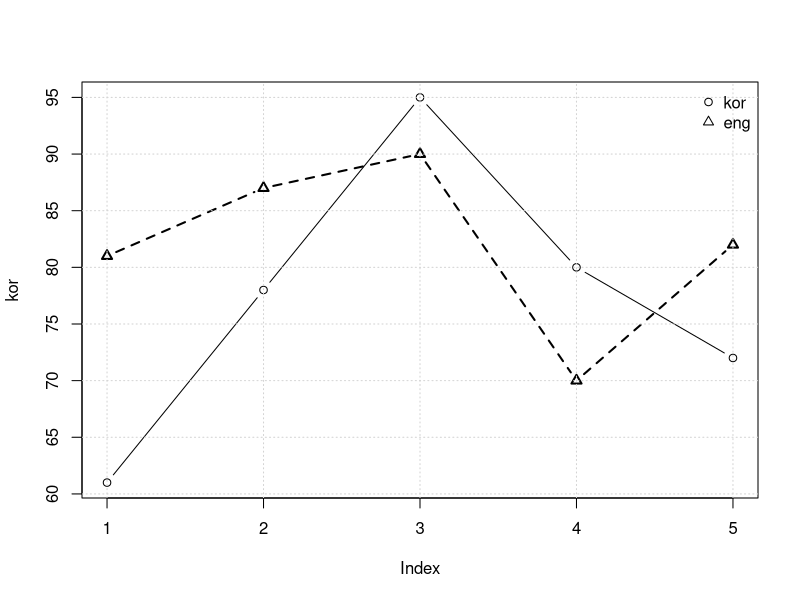

Source code (R):
kor <- c(61, 78, 95, 80, 72)
eng <- c(81, 87, 90, 70, 82)
# y축을 kor로 하여 산점도를 작성하고, x축은 y값의 개수만큼 x값이 1, 2, 3, 4, 5로 설정된다
# 벡터나 행렬이 들어가야 한다. 데이터프레임은 할 수 없음
plot(kor, type = "b", pch=1)

# 이미 그려져 있는 그래프 위에 덧붙여서 그래프를 작성 저수준함수
points(eng, type="b", pch=2, lty=2, lwd=2)

# 격자 무늬 생성
grid()

# 범례 생성
txt = c("kor", "eng")
legend("topright", txt, pch=1:2, bty="n")